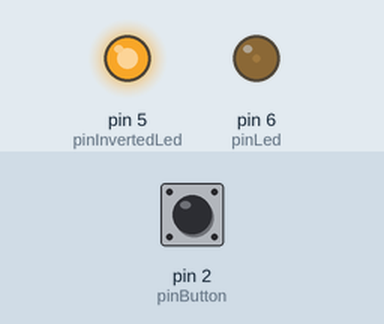
This sketch was run on a simulated Arduino Uno, built with avr-gcc and run on an emulated ATmega328P. Shown: output pins drawn as LEDs (lit = HIGH). Inputs (shaded band) come from the test bench; at power-on: pin 2 (pinButton) HIGH.

Above: at 1.2 s.
1.3 s: pin 2 (pinButton) pulled LOW for 0.15 s
At 2.1 s:
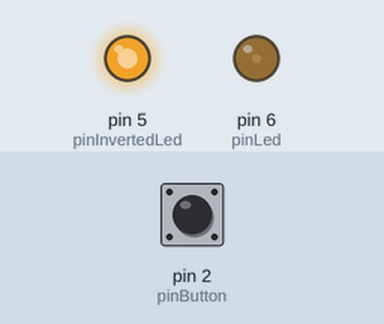
2.9 s: pin 2 (pinButton) pulled LOW for 1 s
At 4.6 s:
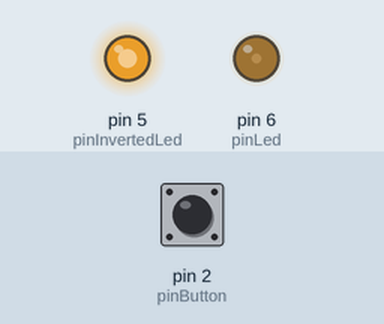
5.4 s: pin 2 (pinButton) pulled LOW for 0.15 s
At 6.4 s:
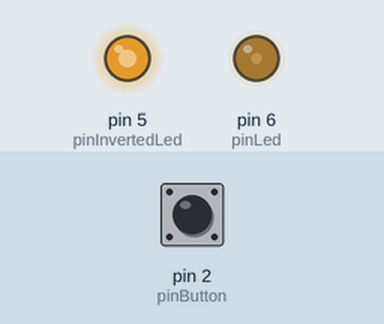
7.0 s: pin 2 (pinButton) pulled LOW for 3.2 s
At 10.5 s:
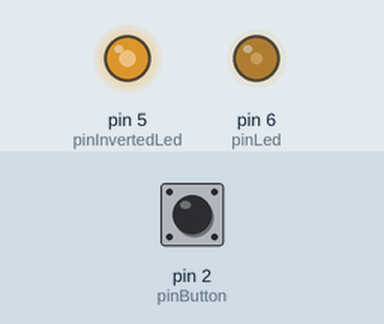
11.7 s: pin 2 (pinButton) pulsed LOW 5 times (0.12 s each, 0.3 s apart)
At 13.4 s:
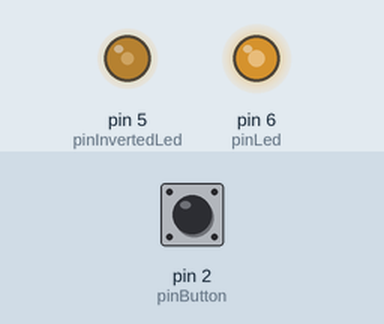
14.7 s: pin 2 (pinButton) pulsed LOW 2 times (0.12 s each, 0.3 s apart)
At 14.97 s:
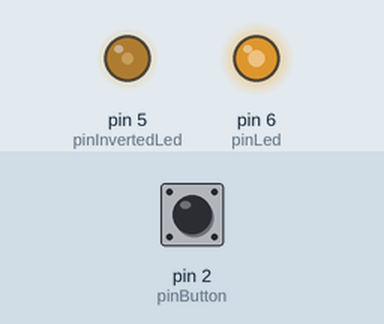
Timing chart, 0 to 17.7 s (numbered marks = the images above; inputs shaded):
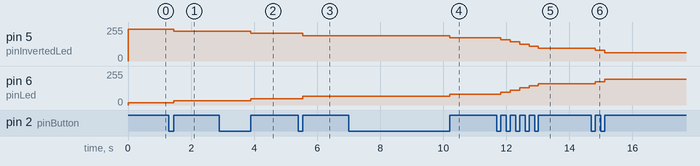

The sketch:

Boton_pwm_doble_fiesta.ino
```cpp
//variables globales
int switchState = 0;
int intensity = 0;
bool isTheButtonBeingPressed = false;
//conisTheButtonBeingPressedstantes de los pins
const int pinLed = 6;
const int pinInvertedLed = 5;
const int pinButton = 2;

void setup() {
  //le decimos a Arduino qué tiene enchufado. Para eso inicializamos los pines
  pinMode(pinLed,OUTPUT);
  pinMode(pinInvertedLed,OUTPUT);
  pinMode(pinButton, INPUT);
} //fin del setup

void loop() {
  switchState = digitalRead(pinButton);
  if (switchState == LOW) {
    //el botón no está pulsado
    isTheButtonBeingPressed = false;
  } //fin del if
  else {
     if (isTheButtonBeingPressed == false) {
      //el botón acaba de pulsarse
      isTheButtonBeingPressed = true;
      intensity += 16;
        //revisamos el delayMillis que no se salga de un ámbito.
         if (intensity >255) {
           intensity = 0;
          } //fin del if
     } //fin del if the isthebuttonbeingpressed
  } //fin del else del switchstate
  //encendemos las luces
  analogWrite(pinLed, intensity);
  analogWrite(pinInvertedLed, 255-intensity);
} //fin del loop
```

Measured:
- after the input at 1.3 s, pin 5 (pinInvertedLed): 239/255 → 223/255 after 0.15 s; pin 6 (pinLed): 16/255 → 32/255 after 0.15 s
- after the input at 2.9 s, pin 5 (pinInvertedLed): 223/255 → 207/255 after 1.0 s; pin 6 (pinLed): 32/255 → 48/255 after 1.0 s
- after the input at 5.4 s, pin 5 (pinInvertedLed): 207/255 → 191/255 after 0.15 s; pin 6 (pinLed): 48/255 → 64/255 after 0.15 s
- after the input at 7.0 s, pin 5 (pinInvertedLed): 191/255 → 175/255 after 3.2 s; pin 6 (pinLed): 64/255 → 80/255 after 3.2 s
- after the input at 11.7 s, pin 5 (pinInvertedLed): moves from 175/255 to 95/255 over 1.2 s, starting after 0.12 s; pin 6 (pinLed): moves from 80/255 to 160/255 over 1.2 s, starting after 0.12 s
- after the input at 14.7 s, pin 5 (pinInvertedLed): 95/255 → 79/255 after 0.12 s, → 63/255 0.30 s later; pin 6 (pinLed): 160/255 → 176/255 after 0.12 s, → 192/255 0.30 s later
